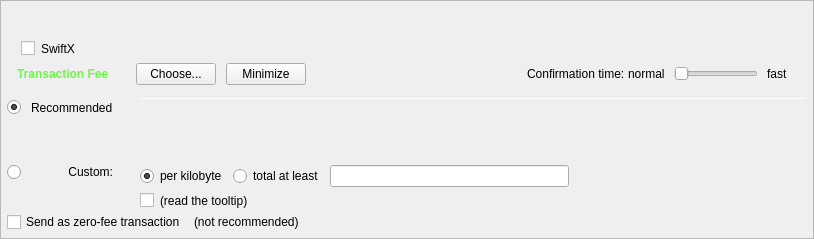
         <widget class="QFrame" name="frameFee">
          <property name="sizePolicy">
           <sizepolicy hsizetype="Expanding" vsizetype="Expanding">
            <horstretch>0</horstretch>
            <verstretch>0</verstretch>
           </sizepolicy>
          </property>
          <property name="maximumSize">
           <size>
            <width>16777215</width>
            <height>16777215</height>
           </size>
          </property>
          <property name="frameShape">
           <enum>QFrame::StyledPanel</enum>
          </property>
          <property name="frameShadow">
           <enum>QFrame::Sunken</enum>
          </property>
          <layout class="QVBoxLayout" name="verticalLayoutFee1">
           <property name="spacing">
            <number>0</number>
           </property>
           <property name="leftMargin">
            <number>0</number>
           </property>
           <property name="topMargin">
            <number>0</number>
           </property>
           <property name="rightMargin">
            <number>0</number>
           </property>
           <property name="bottomMargin">
            <number>0</number>
           </property>
           <item>
            <layout class="QVBoxLayout" name="verticalLayoutFee2" stretch="0,0,0,0,0">
             <property name="spacing">
              <number>0</number>
             </property>
             <property name="leftMargin">
              <number>6</number>
             </property>
             <property name="topMargin">
              <number>0</number>
             </property>
             <property name="rightMargin">
              <number>6</number>
             </property>
             <item>
              <spacer name="verticalSpacer_8">
               <property name="orientation">
                <enum>Qt::Vertical</enum>
               </property>
               <property name="sizeHint" stdset="0">
                <size>
                 <width>20</width>
                 <height>40</height>
                </size>
               </property>
              </spacer>
             </item>
             <item>
              <widget class="QCheckBox" name="checkSwiftTX">
               <property name="enabled">
                <bool>true</bool>
               </property>
               <property name="minimumSize">
                <size>
                 <width>85</width>
                 <height>0</height>
                </size>
               </property>
               <property name="toolTip">
                <string/>
               </property>
               <property name="styleSheet">
                <string notr="true">display: none; margin-left: 14px; margin-bottom: 6px;</string>
               </property>
               <property name="text">
                <string>SwiftX</string>
               </property>
              </widget>
             </item>
             <item>
              <layout class="QHBoxLayout" name="horizontalLayoutFee1">
               <property name="leftMargin">
                <number>10</number>
               </property>
               <property name="rightMargin">
                <number>10</number>
               </property>
               <property name="bottomMargin">
                <number>0</number>
               </property>
               <item>
                <layout class="QVBoxLayout" name="verticalLayoutFee7">
                 <property name="spacing">
                  <number>0</number>
                 </property>
                 <item>
                  <layout class="QHBoxLayout" name="horizontalLayoutSmartFee">
                   <property name="spacing">
                    <number>10</number>
                   </property>
                   <item>
                    <widget class="QLabel" name="labelFeeHeadline">
                     <property name="sizePolicy">
                      <sizepolicy hsizetype="Preferred" vsizetype="Maximum">
                       <horstretch>0</horstretch>
                       <verstretch>0</verstretch>
                      </sizepolicy>
                     </property>
                     <property name="font">
                      <font>
                       <weight>75</weight>
                       <bold>true</bold>
                      </font>
                     </property>
                     <property name="styleSheet">
                      <string notr="true">color: #6FF34D; font-weight:bold;</string>
                     </property>
                     <property name="text">
                      <string>Transaction Fee</string>
                     </property>
                    </widget>
                   </item>
                   <item>
                    <widget class="QLabel" name="labelFeeMinimized">
                     <property name="text">
                      <string/>
                     </property>
                    </widget>
                   </item>
                   <item>
                    <widget class="QPushButton" name="buttonChooseFee">
                     <property name="text">
                      <string>Choose...</string>
                     </property>
                    </widget>
                   </item>
                   <item>
                    <widget class="QPushButton" name="buttonMinimizeFee">
                     <property name="toolTip">
                      <string>collapse fee-settings</string>
                     </property>
                     <property name="text">
                      <string>Minimize</string>
                     </property>
                    </widget>
                   </item>
                  </layout>
                 </item>
                </layout>
               </item>
               <item>
                <spacer name="horizontalSpacer_4">
                 <property name="orientation">
                  <enum>Qt::Horizontal</enum>
                 </property>
                 <property name="sizeHint" stdset="0">
                  <size>
                   <width>40</width>
                   <height>20</height>
                  </size>
                 </property>
                </spacer>
               </item>
               <item>
                <layout class="QVBoxLayout" name="verticalLayout_feeConf">
                 <property name="spacing">
                  <number>0</number>
                 </property>
                 <property name="leftMargin">
                  <number>0</number>
                 </property>
                 <property name="topMargin">
                  <number>0</number>
                 </property>
                 <property name="rightMargin">
                  <number>0</number>
                 </property>
                 <property name="bottomMargin">
                  <number>0</number>
                 </property>
                 <item>
                  <layout class="QHBoxLayout" name="horizontalLayout_recommended_texts">
                   <property name="spacing">
                    <number>0</number>
                   </property>
                   <item>
                    <layout class="QHBoxLayout" name="horizontalLayoutFee9">
                     <item>
                      <widget class="QLabel" name="labelSmartFee3">
                       <property name="text">
                        <string>Confirmation time:</string>
                       </property>
                       <property name="margin">
                        <number>2</number>
                       </property>
                      </widget>
                     </item>
                     <item>
                      <widget class="QLabel" name="labelSmartFeeNormal">
                       <property name="styleSheet">
                        <string notr="true">margin-right: 6px;</string>
                       </property>
                       <property name="text">
                        <string>normal</string>
                       </property>
                       <property name="margin">
                        <number>0</number>
                       </property>
                      </widget>
                     </item>
                     <item alignment="Qt::AlignVCenter">
                      <widget class="QSlider" name="sliderSmartFee">
                       <property name="minimumSize">
                        <size>
                         <width>0</width>
                         <height>24</height>
                        </size>
                       </property>
                       <property name="minimum">
                        <number>0</number>
                       </property>
                       <property name="maximum">
                        <number>24</number>
                       </property>
                       <property name="pageStep">
                        <number>1</number>
                       </property>
                       <property name="value">
                        <number>0</number>
                       </property>
                       <property name="orientation">
                        <enum>Qt::Horizontal</enum>
                       </property>
                       <property name="invertedAppearance">
                        <bool>false</bool>
                       </property>
                       <property name="invertedControls">
                        <bool>false</bool>
                       </property>
                       <property name="tickPosition">
                        <enum>QSlider::NoTicks</enum>
                       </property>
                      </widget>
                     </item>
                     <item alignment="Qt::AlignVCenter">
                      <widget class="QLabel" name="labelSmartFeeFast">
                       <property name="styleSheet">
                        <string notr="true">margin-right: 6px; margin-left: 6px;</string>
                       </property>
                       <property name="text">
                        <string>fast</string>
                       </property>
                       <property name="margin">
                        <number>0</number>
                       </property>
                      </widget>
                     </item>
                    </layout>
                   </item>
                  </layout>
                 </item>
                </layout>
               </item>
              </layout>
             </item>
             <item>
              <widget class="QFrame" name="frameFeeSelection">
               <layout class="QVBoxLayout" name="verticalLayoutFee12">
                <property name="spacing">
                 <number>0</number>
                </property>
                <property name="leftMargin">
                 <number>0</number>
                </property>
                <property name="topMargin">
                 <number>0</number>
                </property>
                <property name="rightMargin">
                 <number>0</number>
                </property>
                <property name="bottomMargin">
                 <number>0</number>
                </property>
                <item>
                 <layout class="QGridLayout" name="gridLayoutFee">
                  <property name="topMargin">
                   <number>10</number>
                  </property>
                  <property name="bottomMargin">
                   <number>4</number>
                  </property>
                  <property name="horizontalSpacing">
                   <number>10</number>
                  </property>
                  <property name="verticalSpacing">
                   <number>4</number>
                  </property>
                  <item row="3" column="1">
                   <widget class="QLabel" name="labelCustomFee">
                    <property name="text">
                     <string>Custom:</string>
                    </property>
                    <property name="alignment">
                     <set>Qt::AlignRight|Qt::AlignTop|Qt::AlignTrailing</set>
                    </property>
                   </widget>
                  </item>
                  <item row="1" column="1">
                   <widget class="QLabel" name="labelSmartFee_2">
                    <property name="text">
                     <string>Recommended</string>
                    </property>
                   </widget>
                  </item>
                  <item row="0" column="4" rowspan="3">
                   <layout class="QVBoxLayout" name="verticalLayoutFee3" stretch="0,0,0,0">
                    <property name="spacing">
                     <number>6</number>
                    </property>
                    <property name="topMargin">
                     <number>2</number>
                    </property>
                    <property name="bottomMargin">
                     <number>20</number>
                    </property>
                    <item>
                     <widget class="Line" name="line_2">
                      <property name="minimumSize">
                       <size>
                        <width>0</width>
                        <height>1</height>
                       </size>
                      </property>
                      <property name="maximumSize">
                       <size>
                        <width>16777215</width>
                        <height>1</height>
                       </size>
                      </property>
                      <property name="orientation">
                       <enum>Qt::Horizontal</enum>
                      </property>
                     </widget>
                    </item>
                    <item>
                     <layout class="QHBoxLayout" name="horizontalLayoutFee12">
                      <item>
                       <spacer name="horizontalSpacer_5">
                        <property name="orientation">
                         <enum>Qt::Horizontal</enum>
                        </property>
                        <property name="sizeHint" stdset="0">
                         <size>
                          <width>1</width>
                          <height>1</height>
                         </size>
                        </property>
                       </spacer>
                      </item>
                     </layout>
                    </item>
                    <item>
                     <spacer name="verticalSpacer_4">
                      <property name="orientation">
                       <enum>Qt::Vertical</enum>
                      </property>
                      <property name="sizeHint" stdset="0">
                       <size>
                        <width>1</width>
                        <height>1</height>
                       </size>
                      </property>
                     </spacer>
                    </item>
                    <item>
                     <spacer name="verticalSpacer_3">
                      <property name="orientation">
                       <enum>Qt::Vertical</enum>
                      </property>
                      <property name="sizeHint" stdset="0">
                       <size>
                        <width>20</width>
                        <height>40</height>
                       </size>
                      </property>
                     </spacer>
                    </item>
                   </layout>
                  </item>
                  <item row="1" column="0">
                   <widget class="QRadioButton" name="radioSmartFee">
                    <property name="text">
                     <string/>
                    </property>
                    <property name="checked">
                     <bool>true</bool>
                    </property>
                    <attribute name="buttonGroup">
                     <string notr="true">groupFee</string>
                    </attribute>
                   </widget>
                  </item>
                  <item row="1" column="2">
                   <widget class="QLabel" name="labelSmartFee">
                    <property name="text">
                     <string/>
                    </property>
                    <property name="margin">
                     <number>2</number>
                    </property>
                   </widget>
                  </item>
                  <item row="3" column="4">
                   <layout class="QVBoxLayout" name="verticalLayoutFee8">
                    <property name="spacing">
                     <number>6</number>
                    </property>
                    <item>
                     <layout class="QHBoxLayout" name="horizontalLayoutFee13">
                      <item>
                       <widget class="QRadioButton" name="radioCustomPerKilobyte">
                        <property name="toolTip">
                         <string>If the custom fee is set to 1000 uZNNs and the transaction is only 250 bytes, then &quot;per kilobyte&quot; only pays 250 uZNNs in fee,&lt;br /&gt;while &quot;at least&quot; pays 1000 uZNNs. For transactions bigger than a kilobyte both pay by kilobyte.</string>
                        </property>
                        <property name="text">
                         <string>per kilobyte</string>
                        </property>
                        <property name="checked">
                         <bool>true</bool>
                        </property>
                        <attribute name="buttonGroup">
                         <string notr="true">groupCustomFee</string>
                        </attribute>
                       </widget>
                      </item>
                      <item>
                       <widget class="QRadioButton" name="radioCustomAtLeast">
                        <property name="toolTip">
                         <string>If the custom fee is set to 1000 uZNNs and the transaction is only 250 bytes, then &quot;per kilobyte&quot; only pays 250 uZNNs in fee,&lt;br /&gt;while &quot;total at least&quot; pays 1000 uZNNs. For transactions bigger than a kilobyte both pay by kilobyte.</string>
                        </property>
                        <property name="text">
                         <string>total at least</string>
                        </property>
                        <attribute name="buttonGroup">
                         <string notr="true">groupCustomFee</string>
                        </attribute>
                       </widget>
                      </item>
                      <item>
                       <widget class="BitcoinAmountField" name="customFee"/>
                      </item>
                      <item>
                       <spacer name="horizontalSpacer_6">
                        <property name="orientation">
                         <enum>Qt::Horizontal</enum>
                        </property>
                        <property name="sizeHint" stdset="0">
                         <size>
                          <width>1</width>
                          <height>1</height>
                         </size>
                        </property>
                       </spacer>
                      </item>
                     </layout>
                    </item>
                    <item>
                     <layout class="QHBoxLayout" name="horizontalLayoutFee8">
                      <item>
                       <widget class="QCheckBox" name="checkBoxMinimumFee">
                        <property name="toolTip">
                         <string>Paying only the minimum fee is just fine as long as there is less transaction volume than space in the blocks.&lt;br /&gt;But be aware that this can end up in a never confirming transaction once there is more demand for Zenon transactions than the network can process.</string>
                        </property>
                        <property name="text">
                         <string/>
                        </property>
                       </widget>
                      </item>
                      <item>
                       <widget class="QLabel" name="labelMinFeeWarning">
                        <property name="enabled">
                         <bool>true</bool>
                        </property>
                        <property name="toolTip">
                         <string>Paying only the minimum fee is just fine as long as there is less transaction volume than space in the blocks.&lt;br /&gt;But be aware that this can end up in a never confirming transaction once there is more demand for Zenon transactions than the network can process.</string>
                        </property>
                        <property name="text">
                         <string>(read the tooltip)</string>
                        </property>
                        <property name="margin">
                         <number>5</number>
                        </property>
                       </widget>
                      </item>
                      <item>
                       <spacer name="horizontalSpacer_2">
                        <property name="orientation">
                         <enum>Qt::Horizontal</enum>
                        </property>
                        <property name="sizeHint" stdset="0">
                         <size>
                          <width>1</width>
                          <height>1</height>
                         </size>
                        </property>
                       </spacer>
                      </item>
                     </layout>
                    </item>
                   </layout>
                  </item>
                  <item row="2" column="0">
                   <layout class="QVBoxLayout" name="verticalLayoutFee4" stretch="0">
                    <item>
                     <spacer name="verticalSpacer_2">
                      <property name="orientation">
                       <enum>Qt::Vertical</enum>
                      </property>
                      <property name="sizeHint" stdset="0">
                       <size>
                        <width>1</width>
                        <height>1</height>
                       </size>
                      </property>
                     </spacer>
                    </item>
                   </layout>
                  </item>
                  <item row="3" column="0">
                   <layout class="QVBoxLayout" name="verticalLayoutFee9" stretch="0,1">
                    <item>
                     <widget class="QRadioButton" name="radioCustomFee">
                      <property name="text">
                       <string/>
                      </property>
                      <attribute name="buttonGroup">
                       <string notr="true">groupFee</string>
                      </attribute>
                     </widget>
                    </item>
                    <item>
                     <spacer name="verticalSpacer_6">
                      <property name="orientation">
                       <enum>Qt::Vertical</enum>
                      </property>
                      <property name="sizeHint" stdset="0">
                       <size>
                        <width>1</width>
                        <height>1</height>
                       </size>
                      </property>
                     </spacer>
                    </item>
                   </layout>
                  </item>
                 </layout>
                </item>
                <item>
                 <layout class="QHBoxLayout" name="horizontalLayoutFee5" stretch="0,0,0">
                  <property name="spacing">
                   <number>8</number>
                  </property>
                  <property name="bottomMargin">
                   <number>4</number>
                  </property>
                  <item alignment="Qt::AlignVCenter">
                   <widget class="QCheckBox" name="checkBoxFreeTx">
                    <property name="text">
                     <string>Send as zero-fee transaction</string>
                    </property>
                   </widget>
                  </item>
                  <item alignment="Qt::AlignVCenter">
                   <widget class="QLabel" name="labelFreeTx">
                    <property name="text">
                     <string>(not recommended)</string>
                    </property>
                    <property name="margin">
                     <number>5</number>
                    </property>
                   </widget>
                  </item>
                  <item>
                   <spacer name="horizontalSpacerFee5">
                    <property name="orientation">
                     <enum>Qt::Horizontal</enum>
                    </property>
                    <property name="sizeHint" stdset="0">
                     <size>
                      <width>1</width>
                      <height>1</height>
                     </size>
                    </property>
                   </spacer>
                  </item>
                 </layout>
                </item>
                <item>
                 <spacer name="verticalSpacerFee2">
                  <property name="orientation">
                   <enum>Qt::Vertical</enum>
                  </property>
                  <property name="sizeHint" stdset="0">
                   <size>
                    <width>1</width>
                    <height>1</height>
                   </size>
                  </property>
                 </spacer>
                </item>
               </layout>
              </widget>
             </item>
             <item>
              <spacer name="verticalSpacerFee">
               <property name="orientation">
                <enum>Qt::Vertical</enum>
               </property>
               <property name="sizeHint" stdset="0">
                <size>
                 <width>800</width>
                 <height>1</height>
                </size>
               </property>
              </spacer>
             </item>
            </layout>
           </item>
          </layout>
         </widget>
